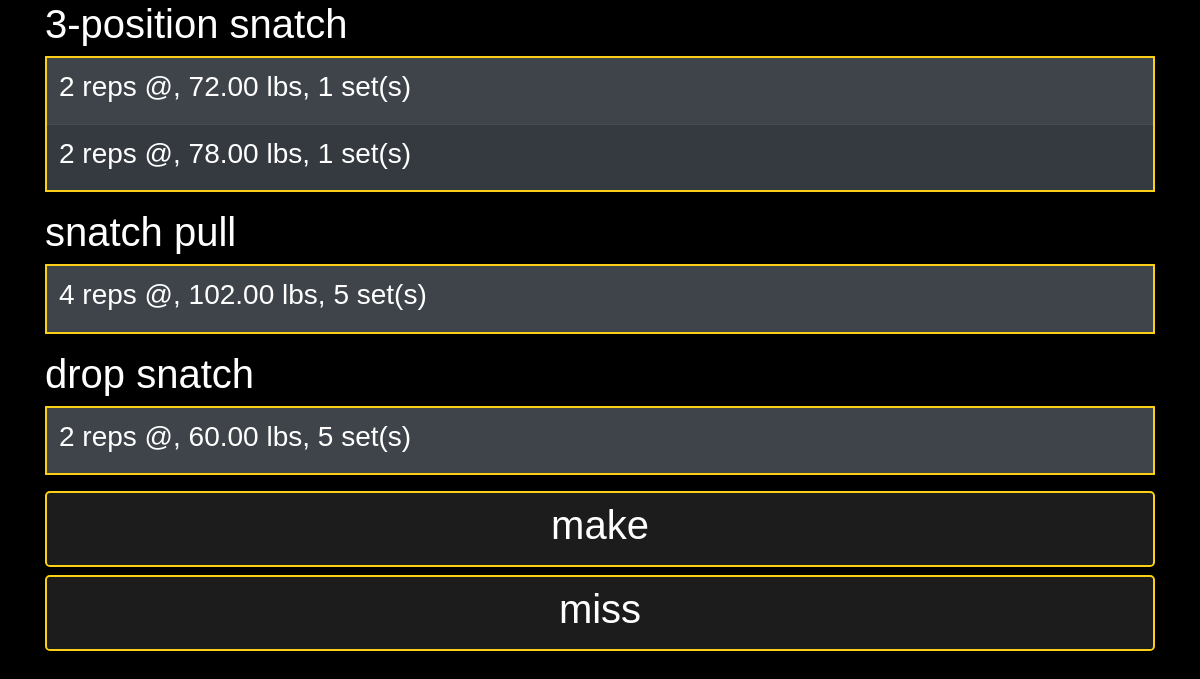
Page /snatch (signed in) on the earlier database version.
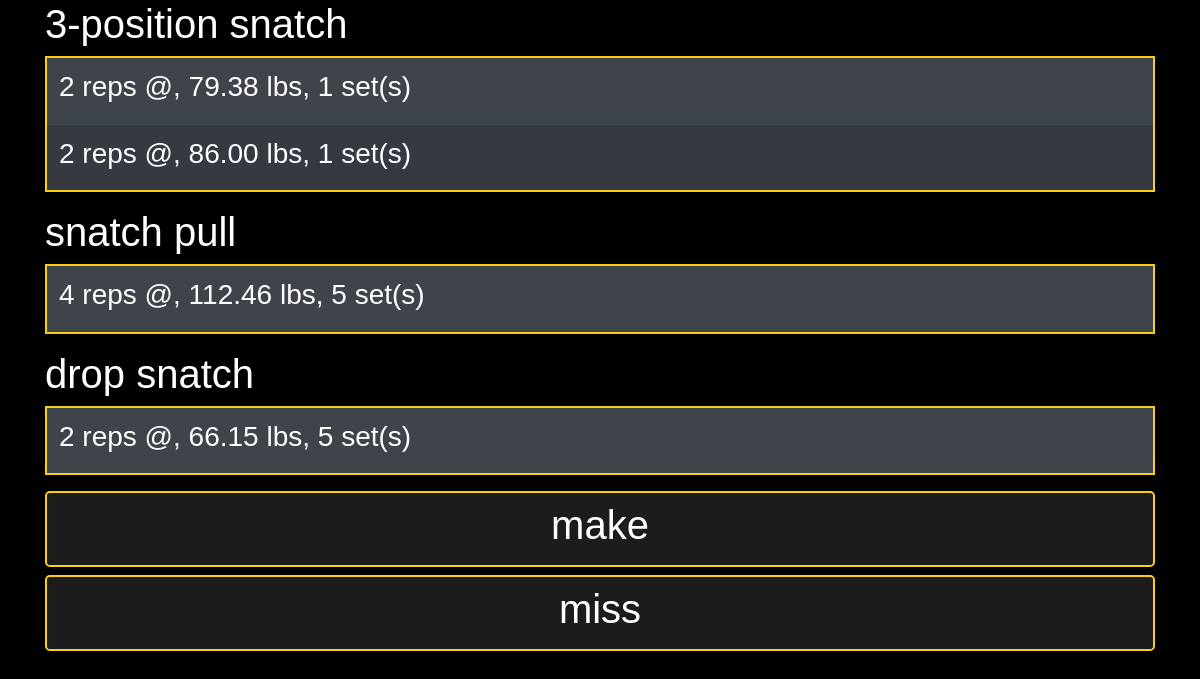
Same page on the later database version.
### website/models.py (models this page shows)
class User(db.Model, UserMixin):
    __tablename__ = "users"
    id = db.Column(db.Integer, primary_key=True)
    email = db.Column(db.String(150), unique=True, nullable=False)
    password = db.Column(db.String(150), nullable=False)
    first_name = db.Column(db.String(150), nullable=False)
    squat_max = db.Column(db.Integer, default=0)
    clean_max = db.Column(db.Integer, default=0)
    snatch_max = db.Column(db.Integer, default=0)
    squat_id = db.Column(db.Integer, default=5)

### website/views.py (the view)
@views.route("/snatch", methods=["POST", "GET"])
@login_required
def snatch():
    if request.method == "GET":
        SNATCH_MAX = current_user.snatch_max
        return render_template("snatch.html",
            user=current_user,
            max=SNATCH_MAX,
            three_position=routines.three_position,
            snatch_pull=routines.snatch_pull,
            drop_snatch=routines.drop_snatch)
    if request.method == "POST":
        if "make_lift" in request.form:
            return redirect(url_for("views.home"))
        else:
            return redirect(url_for("views.home"))

### website/__init__.py (called while the page is built)
def make_app():
    app = Flask(__name__)
    app.config['SECRET_KEY'] = "hello"
    app.config['SQLALCHEMY_DATABASE_URI'] = f'sqlite:///{DB_NAME}'
    db.init_app(app)
    from .views import views
    from .auth import auth
    app.register_blueprint(views, url_prefix="/")
    app.register_blueprint(auth, url_prefix="/")
    from .models import User
    create_database(app)
    login_manager = LoginManager()
    login_manager.login_view = "auth.sign_in"
    login_manager.init_app(app)
    @login_manager.user_loader
    def load_user(id):
        return User.query.get(int(id))
    return app

### website/templates/snatch.html (shortened to what this page needs)
{% extends "session-base.html" %}
{% block body %}
    <div class="table-container">
        <h1>3-position snatch</h1>
        <table class="table table-dark table-striped">
            {% for set in three_position %}
                <tr>
                    <td>
                        <h3>
                            {{ set[0] }} reps @,
                            {{ "%.2f"|format(set[1] * max) }} lbs,
                            {{ set[2] }} set(s)
                        </h3>
                    </td>
                </tr>
            {% endfor %}
        </table>
        <h1>snatch pull</h1>
        <table class="table table-dark table-striped">
            {% for set in snatch_pull %}
                <tr>
                    <td>
                        <h3>
                            {{ set[0] }} reps @,
                            {{ "%.2f"|format(set[1] * max) }} lbs,
                            {{ set[2] }} set(s)
                        </h3>
                    </td>
                </tr>
            {% endfor %}
        </table>
        <h1>drop snatch</h1>
        <table class="table table-dark table-striped">
            {% for set in drop_snatch %}
                <tr>
                    <td>
                        <h3>
                            {{ set[0] }} reps @,
                            {{ "%.2f"|format(set[1] * max) }} lbs,
                            {{ set[2] }} set(s)
                        </h3>
                    </td>
                </tr>
            {% endfor %}
        </table>
    </div>
    <div class="button-group-container">
        <form  class="button-group" method="POST">
            <button
            id="make_lift"
            type="submit"
            class="btn btn-dark btn-lg btn-block"
            onclick="return confirm('submit lift?')"
            name="make_lift"
            >
            <h1>make</h1>
            </button>
            <button
            id="miss_lift"
            type="button"
            class="btn btn-dark btn-lg btn-block"
            onclick="go_home()"
            name="miss_lift"
            >
            <h1>miss</h1>
            </button>
        </form>
    </div>
{% endblock %}

Differences in the rows shown:
now on this page (row edited): User: set[1]*max "79.38" "86.00", set[1]*max "112.46", set[1]*max "66.15"
Other differences:
new list line: "2 reps @, lbs, 1 set(s)"
new list line: "4 reps @, lbs, 5 set(s)"
new list line: "2 reps @, lbs, 5 set(s)"
list line gone: "2 reps @, 72.00 lbs, 1 set(s)"
list line gone: "2 reps @, 78.00 lbs, 1 set(s)"
list line gone: "4 reps @, 102.00 lbs, 5 set(s)"
list line gone: "2 reps @, 60.00 lbs, 5 set(s)"
